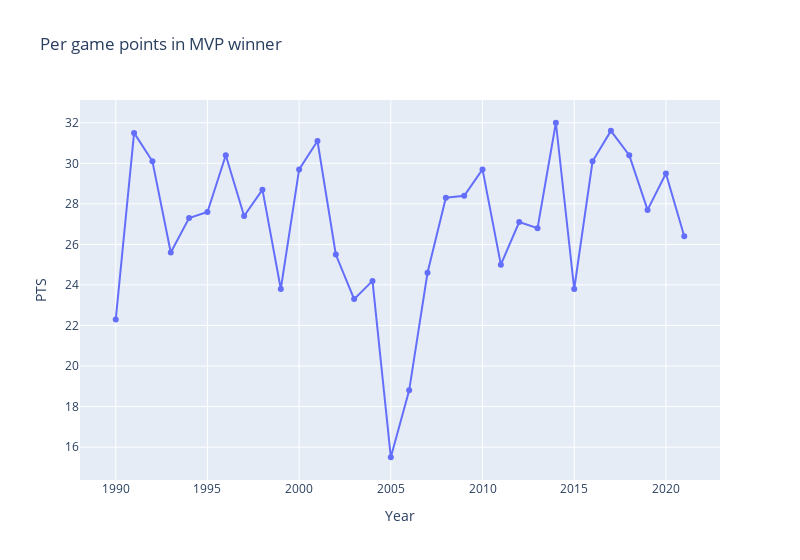

Notebook code cell kept with this figure:
### Code cell
fig = px.line(mvp_winner, x="Year", y="PTS", title='Per game points in MVP winner',markers=True,width=800)
fig.show()

### Figure 1 — Plotly figure (JSON) as saved in the notebook; plotly's stock layout.template omitted (floating-point values rounded to 4 significant figures)
{"data": [{"hovertemplate": "Year=%{x}<br>PTS=%{y}<extra></extra>", "legendgroup": "", "line": {"color": "#636efa", "dash": "solid"}, "marker": {"symbol": "circle"}, "mode": "markers+lines", "name": "", "orientation": "v", "showlegend": false, "type": "scatter", "x": [1990, 1991, 1992, 1993, 1994, 1995, 1996, 1997, 1998, 1999, 2000, 2001, 2002, 2003, 2004, 2005, 2006, 2007, 2008, 2009, 2010, 2011, 2012, 2013, 2014, 2015, 2016, 2017, 2018, 2019, 2020, 2021], "xaxis": "x", "y": [22.3, 31.5, 30.1, 25.6, 27.3, 27.6, 30.4, 27.4, 28.7, 23.8, 29.7, 31.1, 25.5, 23.3, 24.2, 15.5, 18.8, 24.6, 28.3, 28.4, 29.7, 25, 27.1, 26.8, 32, 23.8, 30.1, 31.6, 30.4, 27.7, 29.5, 26.4], "yaxis": "y"}], "layout": {"legend": {"tracegroupgap": 0}, "title": {"text": "Per game points in MVP winner"}, "width": 800, "xaxis": {"anchor": "y", "domain": [0, 1], "title": {"text": "Year"}}, "yaxis": {"anchor": "x", "domain": [0, 1], "title": {"text": "PTS"}}}}
